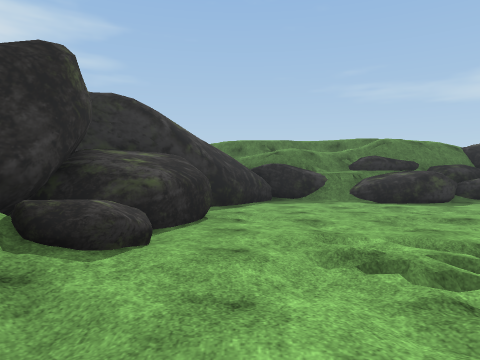
View 1 (above)

24 first-person views from a walk through a scene from a Unity 3-D project. The camera is 1.5 m above the floor, looks level and sees 70° across. The floor is counted in squares, 2 m on a side. Each view is taken from the middle of a square. On the plan, view 1 faces up. The plan holds only what a view shows up to about 11 squares ahead; the rest is blank. The place goes on beyond the plan. The player character is not drawn. Some surface patterns are stand-ins.

View 2
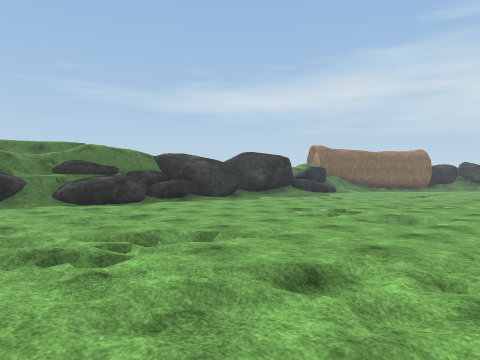

View 3
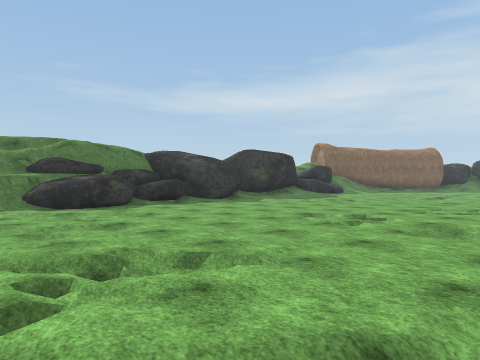

View 4
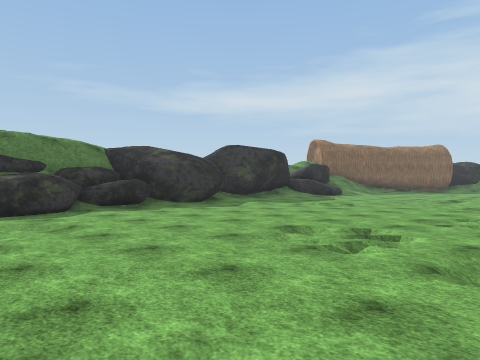

View 5
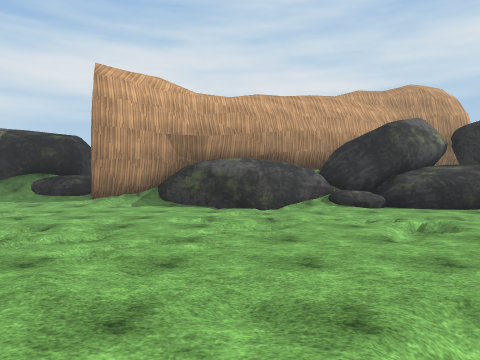

View 6
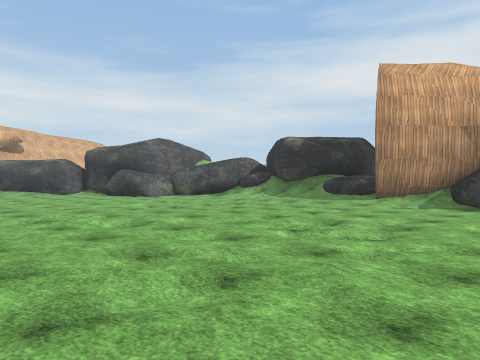

View 7
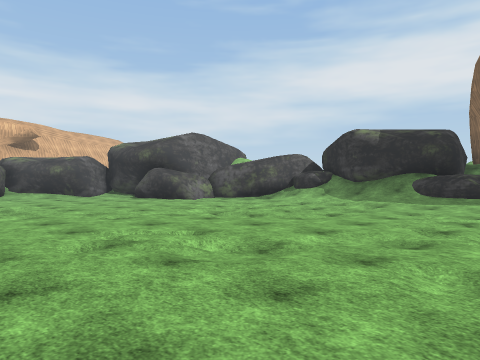

View 8
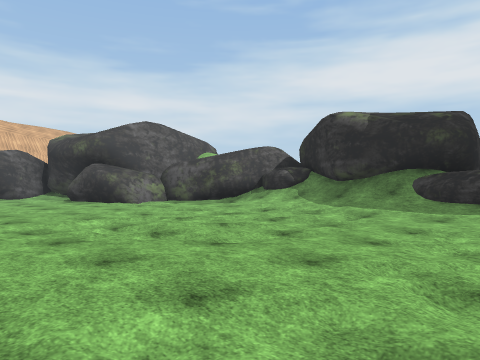

View 9
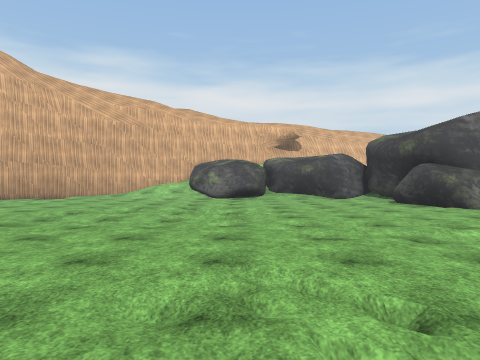

View 10
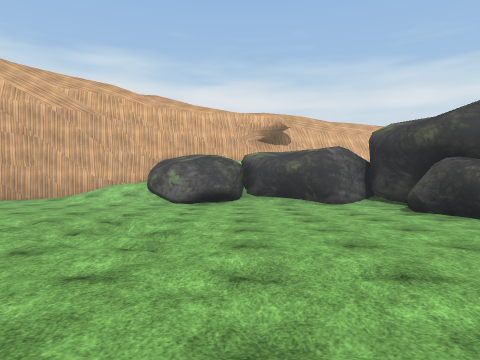

View 11
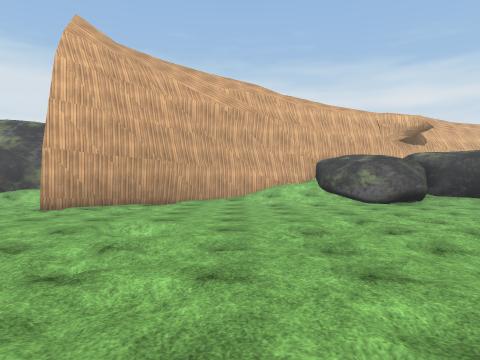

View 12
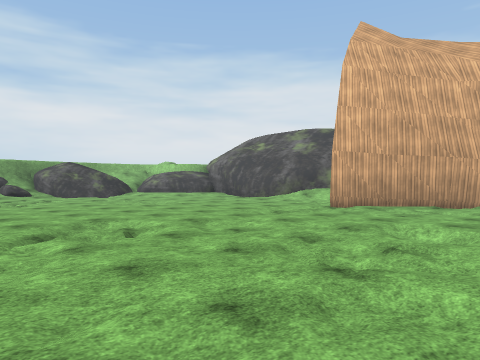

View 13
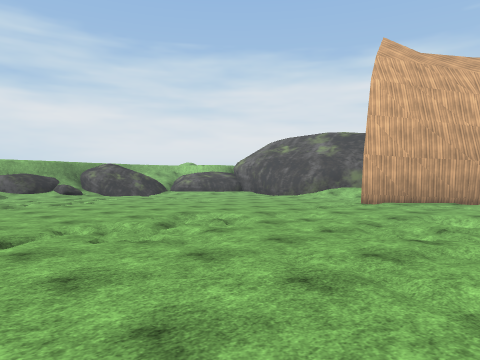

View 14
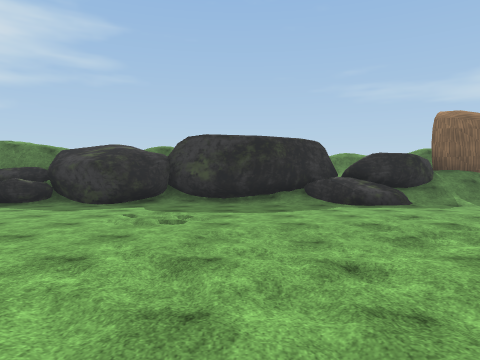

View 15
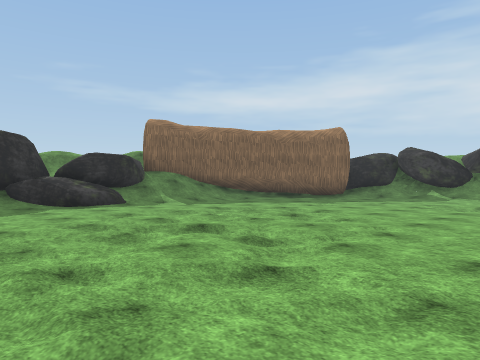

View 16
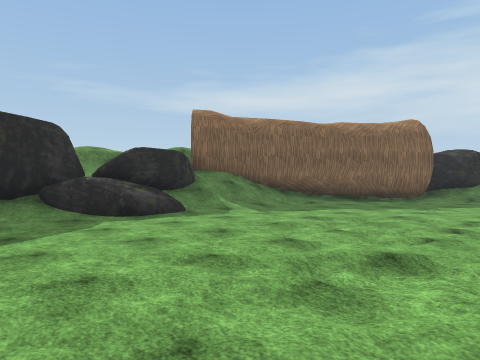

View 17
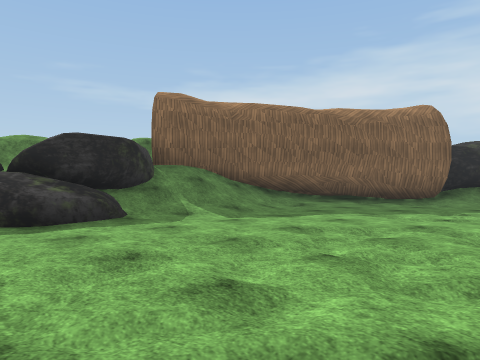

View 18
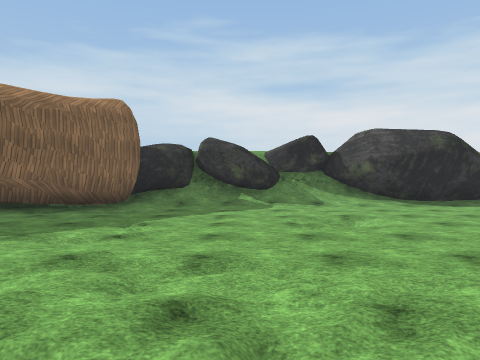

View 19
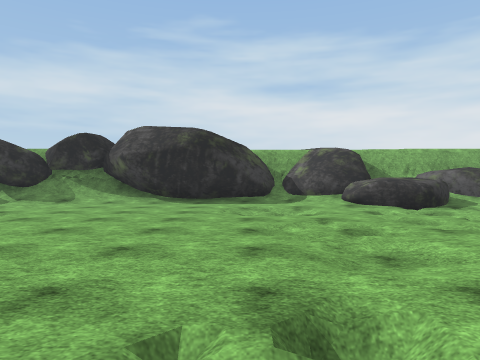

View 20
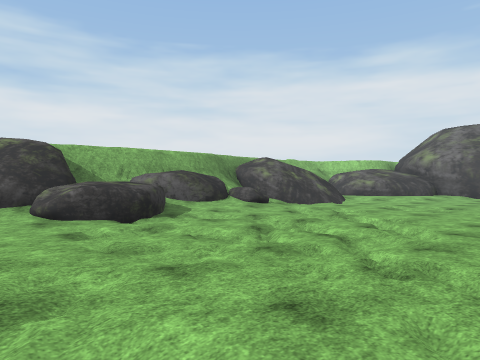

View 21
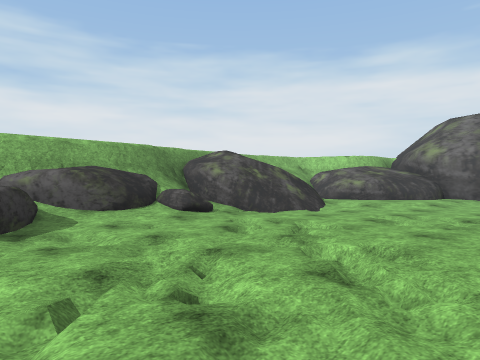

View 22
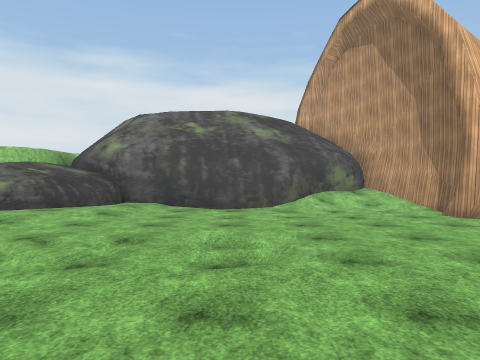

View 23
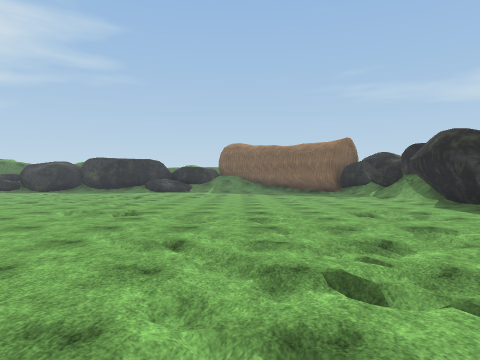

View 24
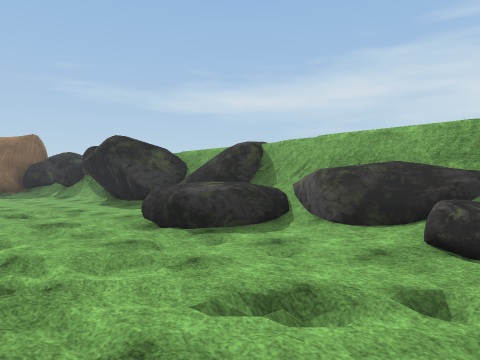

### Floor plan
Key: @ floor where view 1 was taken; # wall or solid block; . main floor; : floor 0.25 m higher than the main floor; - floor 0.25 m lower than the main floor; + floor 0.75 m higher than the main floor; * floor 1.5 m higher than the main floor; % floor 2.25 m higher than the main floor; / step, stairs or slope; = window, fence, low wall or low ledge; ^ raised ledge; R rock.
Columns run from 5 left of view 1 to 29 right of it. Each row starts with its distance up from view 1.
 13        R                  ^
 12       RR##           ### ^##
 11      ##R^^ ###########*##=/###
 10      #../^##RR###...::///////###
  9     ##........................###
  8     #...-......................##
  7     #...--.....................-##
  6     #-...........--....---.......##
  5   ###...-.................-......##
  4   ##................---..-.......##
  3   ##R.==/...........-.-..........^#
  2    #:--.........-.....--.....-.../#
  1    ##-....../...-..-............./#
  0    ##@.....-..     ..............##
 -1    #.........       ...--........#
 -2   ##..........       ............#
 -3   #/....//....       ..--.....-..##
 -4   ^#....-....         ..-.-...-/./#
 -5  RR:..-..-....         .........:^#
 -6 ##R/......-...  . .-   .......-.R##
 -7  ##/--.-..-...   ..../......--.RR^#
 -8   #/.--.......  ..../ .....-....RR#
 -9  ##/....-.......................:/^
-10  #R/..--.........-...-......-...=/^
-11  RR:......-..-..................R/^
-12   ##........----.-..-......../..//#
-13    #.-.....-..--.//............////
-14    ###.....----...........-....///^
-15      #......-..................//
-16      ##.......................::=
-17      #............-..#.......::=#
-18      #.............###.......:=#%
-19      ########://..####/./####/##=
-20                      #//##  ###=^
-21                      #+##      ^^
-22                      ###

Where each view was taken, in squares from view 1:
view 1: 0 up, 0 right, facing up
view 2: 1 down, 0 right, facing up-right
view 3: 0 up, 1 right, facing up-right
view 4: 1 up, 3 right, facing up-right
view 5: 0 up, 8 right, facing left
view 6: 0 up, 8 right, facing down-left
view 7: 3 down, 8 right, facing down-left
view 8: 4 down, 5 right, facing down-left
view 9: 5 down, 6 right, facing down
view 10: 8 down, 5 right, facing down
view 11: 8 down, 11 right, facing down
view 12: 8 down, 11 right, facing down-right
view 13: 6 down, 11 right, facing down-right
view 14: 0 up, 14 right, facing up
view 15: 0 up, 14 right, facing up-right
view 16: 3 up, 14 right, facing up-right
view 17: 4 up, 16 right, facing up-right
view 18: 4 up, 18 right, facing right
view 19: 3 down, 18 right, facing right
view 20: 4 down, 20 right, facing down-right
view 21: 7 down, 21 right, facing down-right
view 22: 10 down, 21 right, facing down
view 23: 11 down, 22 right, facing up
view 24: 12 down, 23 right, facing up-right
